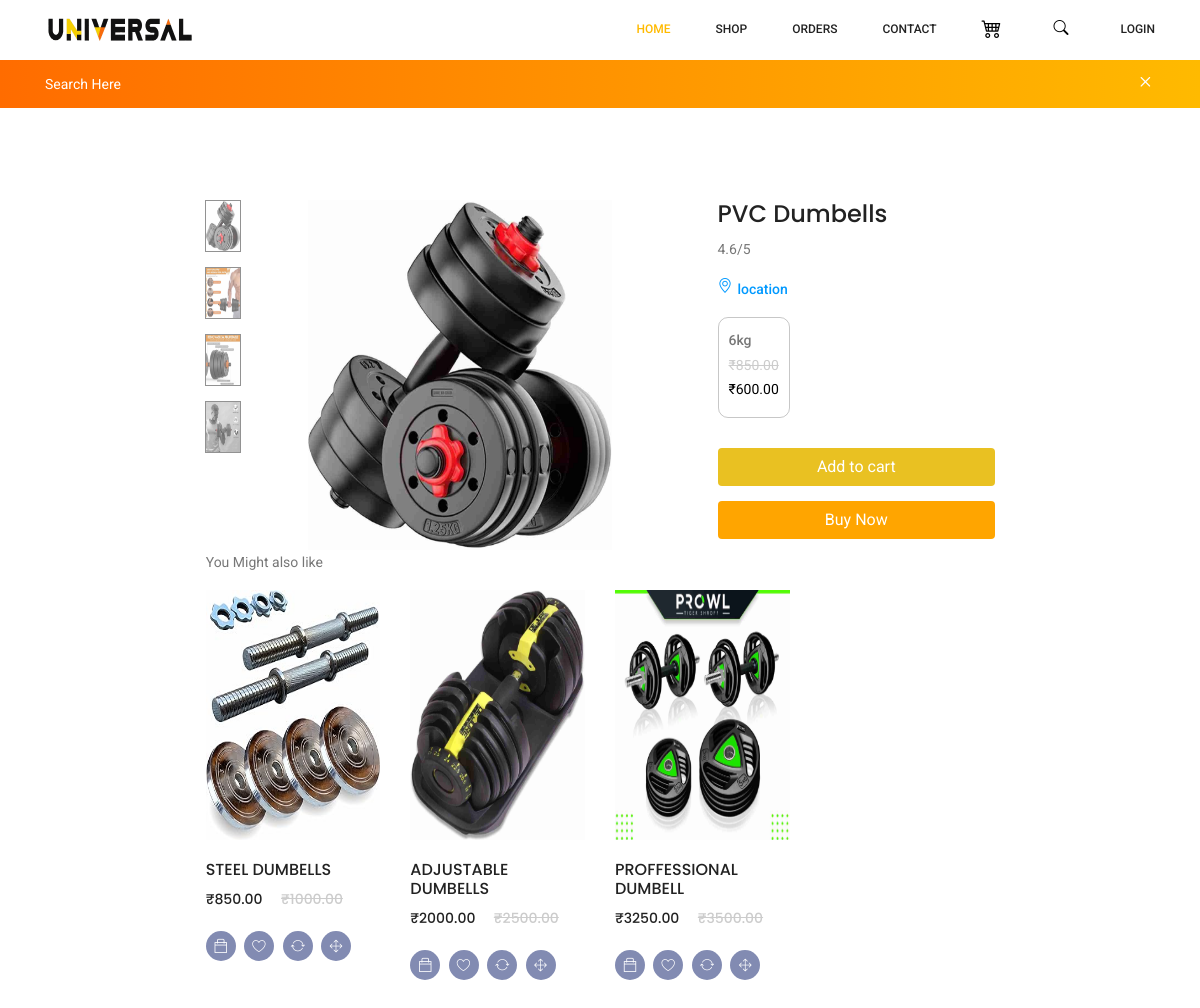
The app's page /products/4 with its own data.
### app/models.py (models this page shows, shortened)
class product(models.Model):
    name=models.TextField()
    type=models.TextField()
    description=models.TextField()
    stock=models.TextField()
    image1=models.FileField()
    image2=models.FileField(null=True)
    image3=models.FileField(null=True)
    image4=models.FileField(null=True)

class weight(models.Model):
    p_name=models.ForeignKey(product,on_delete=models.CASCADE)
    price=models.TextField()
    offer_price=models.TextField()
    weight=models.TextField(null=True)

### app/views.py (the view)
# urls.py: path('products/<pk>',views.products),
def products(request,pk):
    product1=product.objects.get(pk=pk)
    weights=weight.objects.filter(p_name=product1)
    data=product.objects.filter(type=product1.type)
    price=weight.objects.all()
    price2=filter(data,price)
    return render(request,'product_copy.html',{'weights':weights,'product1':product1,'user':getuser(request),'data':data,'price':price2})

### app/views.py (called while the page is built)
def getuser(request):
    user=False
    if 'user' in request.session:
            user=True
    return user

def filter(data,price):
    price2=[]
    for i in data:
        for j in price:
            if i.pk==j.p_name.pk:
                price2.append(j)
                break
    return price2

### templates/product_copy.html (shortened to what this page needs)
<!DOCTYPE html>
<html lang="zxx" class="no-js">
<head>
	{% load static %}
	<link rel="stylesheet" href="{% static 'css/linearicons.css' %}">
	<link rel="stylesheet" href="{% static 'css/font-awesome.min.css' %}">
	<link rel="stylesheet" href="{% static 'css/themify-icons.css' %}"">
	<link rel="stylesheet" href="{% static 'css/bootstrap.css' %}">
	<link rel="stylesheet" href="{% static 'css/owl.carousel.css' %}">
	<link rel="stylesheet" href="{% static 'css/nice-select.css' %}">
	<link rel="stylesheet" href="{% static 'css/nouislider.min.css' %}">
	<link rel="stylesheet" href="{% static 'css/ion.rangeSlider.css' %}">
	<link rel="stylesheet" href="{% static 'css/ion.rangeSlider.skinFlat.css' %}"">
	<link rel="stylesheet" href="{% static 'css/magnific-popup.css' %}">
	<link rel="stylesheet" href="{% static 'css/main_copy.css' %}">
	<link rel="stylesheet" href="{% static 'css/product_copy_copy.css' %}">
	<link rel="stylesheet" href="https://cdn.jsdelivr.net/npm/bootstrap-icons@1.3.0/font/bootstrap-icons.css">
</head>
<body>
	<header class="header_area sticky-header">
		<div class="main_menu">
			<nav class="navbar navbar-expand-lg navbar-light main_box">
				<div class="container">
					<a class="navbar-brand logo_h" href="../"><img src="{% static 'img/logo2.png' %}" alt="" height="50px" width="150px"></a>
					<div class="collapse navbar-collapse offset" id="navbarSupportedContent">
						<ul class="nav navbar-nav menu_nav ml-auto">
							<li class="nav-item active"><a class="nav-link" href="index.html">Home</a></li>
							<li class="nav-item submenu dropdown">
								<a href="#" class="nav-link dropdown-toggle" data-toggle="dropdown" role="button" aria-haspopup="true"
								 aria-expanded="false">Shop</a>
							</li>
							<li class="nav-item submenu dropdown">
								<a href="#" class="nav-link dropdown-toggle" data-toggle="dropdown" role="button" aria-haspopup="true"
								 aria-expanded="false">Orders</a>
							</li>
							<li class="nav-item"><a class="nav-link" href="contact.html">Contact</a></li>
							<li class="nav-item"><a href="#" class="nav-link" id="index-cart"><i class="bi bi-cart4" style="font-size: 20px;"></i></a></li>
							<li class="nav-item">
								<button class="search mt-2" id="index-button" style="border: 1px solid white; background-color: white;"><i class="bi bi-search" id="search" style="font-size: 15px;"></i></button>
							</li>
							{% if user %}
							<li class="nav-item submenu dropdown">
								<a href="#" class="nav-link dropdown-toggle" data-toggle="dropdown" role="button" aria-haspopup="true"
								 aria-expanded="false"><i class="bi bi-person-circle" style="font-size: 18px;"></i></a>
								<ul class="dropdown-menu">
									<li class="nav-item"><a class="nav-link" href="">Profile</a></li>
									<li class="nav-item"><a class="nav-link" href="../logout">Logout</a></li>
								</ul>
							</li>
							{% else %}
							<li class="nav-item"><a class="nav-link" href="../login">Login</a></li>
							{% endif %}
						</ul>
					</div>
				</div>
			</nav>
		</div>
		<div class="search_input" id="search_input_box">
			<div class="container">
				<form class="d-flex justify-content-between">
					<input type="text" class="form-control" id="search_input" placeholder="Search Here">
					<span class="lnr lnr-cross" id="close_search" title="Close Search"></span>
				</form>
			</div>
		</div>
	</header>
	<div class=" row justify-content-center" style="margin-top: 200px;" >
        <div class="col-lg-2">
        </div>
		<div class="part1 col-lg-1">
			<div class="photo1" style="width:50%;">
				<img src="{{product1.image1.url}}" alt="" id="p1" width="100%">
			</div>
			<div class="photo2" style="width:50%;" >
				<img src="{{product1.image2.url}}" alt="" id="p2" width="100%">
			</div>
			<div class="photo3" style="width:50%;">
				<img src="{{product1.image3.url}}" alt="" id="p3" width="100%">
			</div>
			<div class="photo4" style="width:50%;">
				<img src="{{product1.image4.url}}" alt="" id="p4" width="100%">
			</div>
		</div>
		<div class="part2 col-lg-4 ">
			<div class="image1">
				<img src="{{product1.image1.url}}" alt="" id="im1" width="80%">
			</div>
		</div>
		<div class="part3 col-lg-3">
			<h3>{{product1.name}}</h3>
			<div class="ratting">
				<p>4.6/5</p>
			</div>
			<div class="location">
				<div class="location-logo" style="font-size: 15px;">
					<i class="bi bi-geo-alt"></i>
				</div>
				<p>location</p>
			</div>
			<div class="weight-price">
				{% for i in weights %}
				<div class="weight1">
					<p id="weight">{{i.weight}}</p>
					<p class="offerprice">{{i.price}}</p>
					<p style="color: black;">{{i.offer_price}}</p>
				</div>
				{% endfor %}
			</div>
			<div class="buttons">
				<div class="button1">
					<a href="" class="btn " style="width: 100%;">Add to cart</a>
				</div>
				<div class="button2">
					<a href="" class="btn " style="width: 100%; margin-top: 15px;">Buy Now</a>
				</div>
			</div>
		</div>
        <div class="col-lg-2">
	</div>
	<div class="alsolike">
		<div class="head">
			<p>You Might also like</p>
		</div>
		<div class="alsopro row">
			{% for k in price %}
				{% if k.p_name.name != product1.name %}
					<a href="../products/{{k.p_name.pk}}">
						<div class="col-lg-3 col-md-6">
							<div class="single-product">
								<img class="img-fluid" src="{{k.p_name.image1.url}}" alt="" height="250px">
								<div class="product-details">
									<h6>{{k.p_name.name}}</h6>
									<div class="price">
										<h6>{{k.offer_price}}</h6>
										<h6 class="l-through">{{k.price}}</h6>
									</div>
									<div class="prd-bottom">
										<a href="" class="social-info">
											<span class="ti-bag"></span>
										</a>
										<a href="" class="social-info">
											<span class="lnr lnr-heart"></span>
										</a>
										<a href="" class="social-info">
											<span class="lnr lnr-sync"></span>
										</a>
										<a href="" class="social-info">
											<span class="lnr lnr-move"></span>
										</a>
									</div>
								</div>
							</div>
						</div>
					</a>
					{% endif %}
					{% endfor %}
		</div>
	</div>
</body>
</html>

### static/css/product_copy_copy.css (style rules this page uses)
.part1 div img { height: 50px; opacity: 0.6; }
.part1 div { margin-bottom: 15px; border: 1px solid rgba(32, 31, 31, 0.486); }
.part1 { width: fit-content ; }
.part2 img { height: 350px; }
.location { display: flex; color: rgb(0, 153, 255); font-weight: 500; }
.location .location-logo { margin-top: -3px; }
.location p { margin-left: 5px; }
.offerprice { text-decoration: line-through; color: #cccccc; margin-bottom: 0; margin-top: -15px; }
.weight1 { width: fit-content; padding-right: 10px; padding-left: 10px; border: 1px solid rgba(0, 0, 0, 0.219); border-radius: 10px; margin-right: 8%; }
#weight { margin-top: 10px; font-weight: 500; }
.weight-price { display: flex; width: 65%; }
.buttons { margin-top: 30px; }
.button1 a { background-color: rgb(233, 193, 34); color: white; }
.button2 a { background-color: orange; color: white; }

### records on screen
product: image1 (picture), image2 (picture), image3 (picture), image4 (picture), name "PVC Dumbells"
weight: weight "6kg", price "₹850.00", offer_price "₹600.00"
weight: p_name.image1 (picture), p_name.name "STEEL DUMBELLS", offer_price "₹850.00", price "₹1000.00"
weight: p_name.image1 (picture), p_name.name "ADJUSTABLE DUMBELLS", offer_price "₹2000.00", price "₹2500.00"
weight: p_name.image1 (picture), p_name.name "PROFFESSIONAL DUMBELL", offer_price "₹3250.00", price "₹3500.00"
